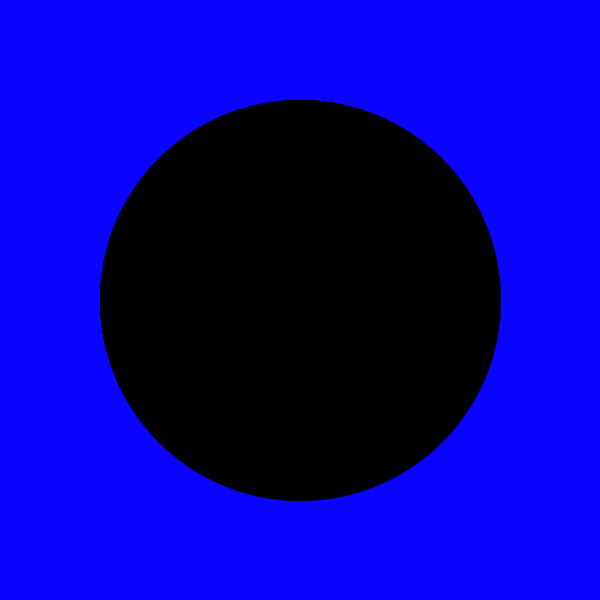
Frame 1 (no input)
Frame 60 (the mouse pressed at the canvas centre just before this capture): identical to frame 1, image omitted
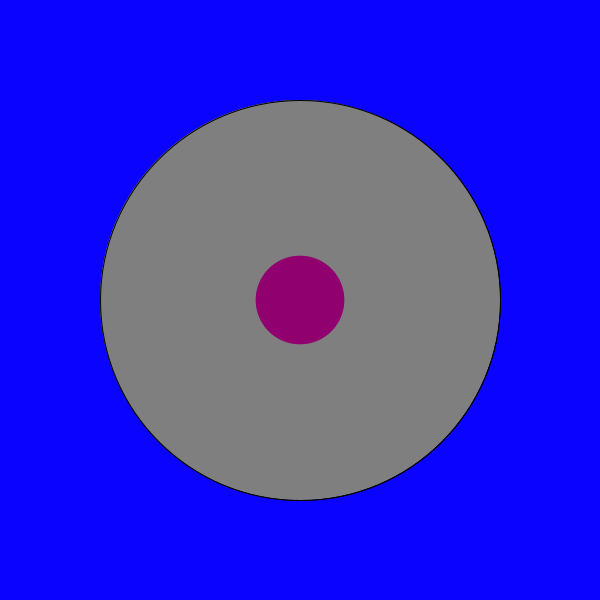
Frame 120 (the mouse held since frame 60 and released just before this capture)

The Processing sketch that drew these frames (run headless with seeded random() and noise(); from frame 60 on, the mouse is pressed at the canvas centre):

// Processing sketch: processing_43450
// ── processing_43450.pde

float r=100;
float x, y;
float angle=0.0;
float easing=0.03;
float ease=0.0;
float theta = 0.0;


void setup() {
  size (600, 600);
  smooth();
}

void draw() {
  translate(width/2, height/2);
  background(10,3,255);
  float fillval = map (mouseX, 0, width, 0, 255); 
 fill(fillval);
 stroke(2);
 ellipse(x, y, 400, 400);



  if (keyPressed) {
    if (key == 'F' || key == 'f') {
      float r = map(mouseX, 0, width, 0, 255);
      float g=map(mouseY, 0, height, 0, 255);
      float b= 100;
      fill(r, g, b);
      ellipse(x, y, 400, 400);
    }
  } 
  else {
    fill(fillval);
    ellipse(x, y, 400, 400);
  }


  /*if (keyPressed) {
   if (key == 'D' || key == 'd') {
   float hues = map(mouseX, 0, width, 0, 100);
   fill(hues);
   ellipse(x, y, 400, 400);
   }
   } 
   else {
   fill(fillval);
   ellipse(x, y, 400, 400);
   }*/

  //float theta = 0.01+ (2.75 * sin(angle));
  ease += (mouseX - ease);
  float yY = map(ease, 0, width, 0, 8);
  float xX = map(ease, 0, width, 3, 0.20);
  middleCirc (xX, yY);
}



void middleCirc (float xX, float yY) {
  angle += xX;
  theta  =  + (yY * sin(angle));

  pushMatrix();
  
  //scale(3.0);
  noStroke();
  fill(144, 0, 111);
  scale(theta);
  ellipse(0, 0, 50, 50);
  popMatrix();
}
